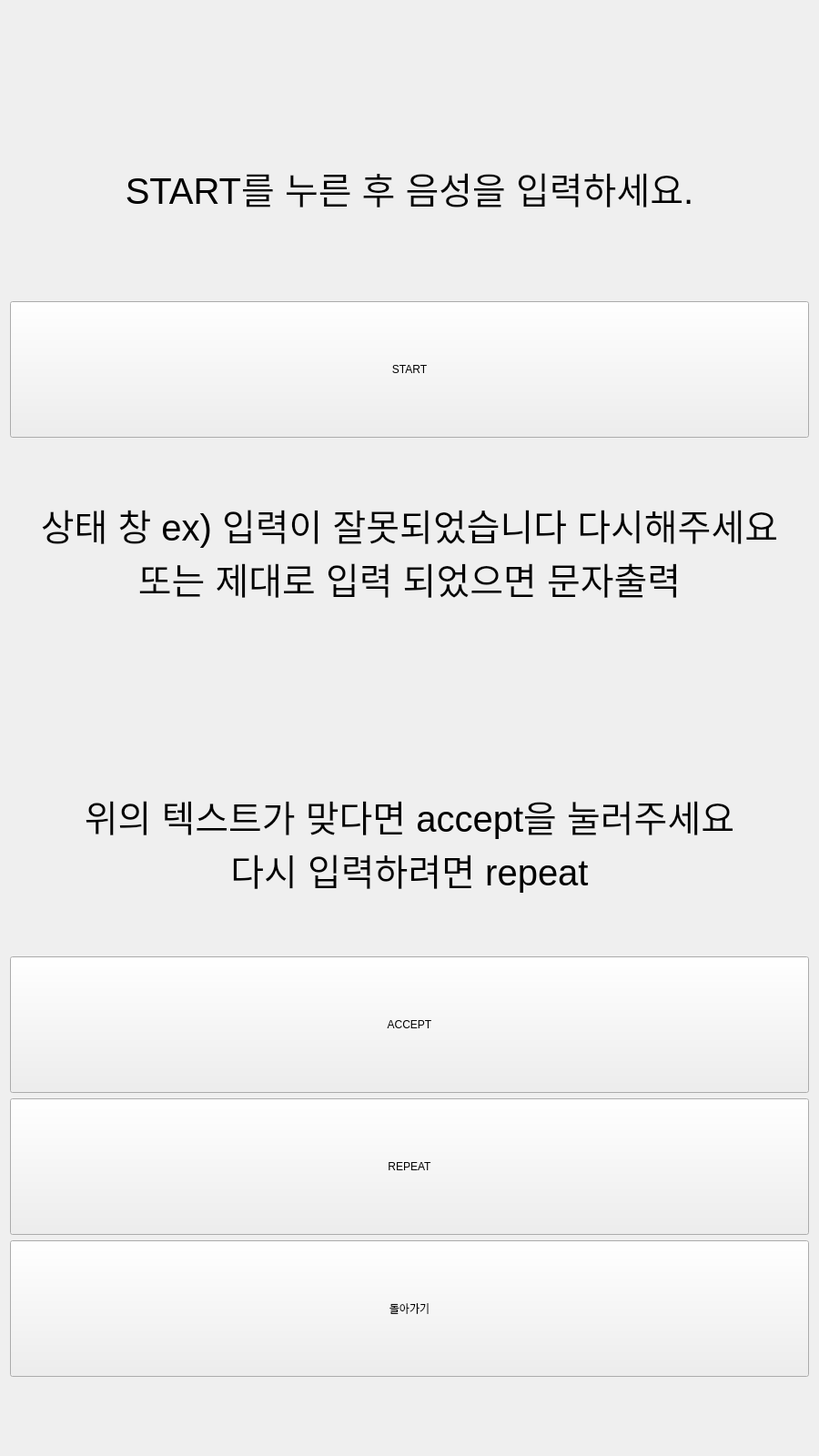
<?xml version="1.0" encoding="UTF-8"?>
<ui version="4.0">
 <class>Sixth_Window</class>
 <widget class="QWidget" name="Sixth_Window">
  <property name="geometry">
   <rect>
    <x>0</x>
    <y>0</y>
    <width>900</width>
    <height>1600</height>
   </rect>
  </property>
  <property name="minimumSize">
   <size>
    <width>900</width>
    <height>1600</height>
   </size>
  </property>
  <property name="maximumSize">
   <size>
    <width>900</width>
    <height>1600</height>
   </size>
  </property>
  <property name="windowTitle">
   <string>Form</string>
  </property>
  <layout class="QVBoxLayout" name="verticalLayout_2">
   <item>
    <layout class="QVBoxLayout" name="verticalLayout" stretch="0,1,1,1,0,1,1,1,1,1">
     <item>
      <widget class="QLabel" name="label_3">
       <property name="sizePolicy">
        <sizepolicy hsizetype="Minimum" vsizetype="Maximum">
         <horstretch>0</horstretch>
         <verstretch>0</verstretch>
        </sizepolicy>
       </property>
       <property name="minimumSize">
        <size>
         <width>0</width>
         <height>70</height>
        </size>
       </property>
       <property name="maximumSize">
        <size>
         <width>16777215</width>
         <height>70</height>
        </size>
       </property>
       <property name="text">
        <string/>
       </property>
       <property name="pixmap">
        <pixmap>backup/temp2/배경이미지.png</pixmap>
       </property>
       <property name="alignment">
        <set>Qt::AlignCenter</set>
       </property>
      </widget>
     </item>
     <item>
      <widget class="QLabel" name="label_4">
       <property name="font">
        <font>
         <pointsize>30</pointsize>
        </font>
       </property>
       <property name="text">
        <string>START를 누른 후 음성을 입력하세요.</string>
       </property>
       <property name="alignment">
        <set>Qt::AlignCenter</set>
       </property>
       <property name="wordWrap">
        <bool>true</bool>
       </property>
      </widget>
     </item>
     <item>
      <widget class="QPushButton" name="start">
       <property name="sizePolicy">
        <sizepolicy hsizetype="Preferred" vsizetype="Preferred">
         <horstretch>0</horstretch>
         <verstretch>0</verstretch>
        </sizepolicy>
       </property>
       <property name="maximumSize">
        <size>
         <width>16777215</width>
         <height>150</height>
        </size>
       </property>
       <property name="text">
        <string>START</string>
       </property>
      </widget>
     </item>
     <item>
      <widget class="QLabel" name="get_translate">
       <property name="font">
        <font>
         <pointsize>30</pointsize>
        </font>
       </property>
       <property name="text">
        <string>상태 창 ex) 입력이 잘못되었습니다 다시해주세요 또는 제대로 입력 되었으면 문자출력</string>
       </property>
       <property name="alignment">
        <set>Qt::AlignCenter</set>
       </property>
       <property name="wordWrap">
        <bool>true</bool>
       </property>
      </widget>
     </item>
     <item>
      <widget class="QLabel" name="label_2">
       <property name="minimumSize">
        <size>
         <width>0</width>
         <height>70</height>
        </size>
       </property>
       <property name="maximumSize">
        <size>
         <width>16777215</width>
         <height>70</height>
        </size>
       </property>
       <property name="text">
        <string/>
       </property>
       <property name="pixmap">
        <pixmap>backup/temp2/배경이미지.png</pixmap>
       </property>
       <property name="alignment">
        <set>Qt::AlignCenter</set>
       </property>
      </widget>
     </item>
     <item>
      <widget class="QLabel" name="label_5">
       <property name="font">
        <font>
         <pointsize>30</pointsize>
        </font>
       </property>
       <property name="text">
        <string>위의 텍스트가 맞다면 accept을 눌러주세요                           다시 입력하려면 repeat</string>
       </property>
       <property name="alignment">
        <set>Qt::AlignCenter</set>
       </property>
       <property name="wordWrap">
        <bool>true</bool>
       </property>
      </widget>
     </item>
     <item>
      <widget class="QPushButton" name="go_seventh">
       <property name="sizePolicy">
        <sizepolicy hsizetype="Preferred" vsizetype="Preferred">
         <horstretch>0</horstretch>
         <verstretch>0</verstretch>
        </sizepolicy>
       </property>
       <property name="maximumSize">
        <size>
         <width>16777215</width>
         <height>150</height>
        </size>
       </property>
       <property name="text">
        <string>ACCEPT</string>
       </property>
       <property name="iconSize">
        <size>
         <width>16</width>
         <height>16</height>
        </size>
       </property>
      </widget>
     </item>
     <item>
      <widget class="QPushButton" name="repeat">
       <property name="sizePolicy">
        <sizepolicy hsizetype="Preferred" vsizetype="Preferred">
         <horstretch>0</horstretch>
         <verstretch>0</verstretch>
        </sizepolicy>
       </property>
       <property name="maximumSize">
        <size>
         <width>16777215</width>
         <height>150</height>
        </size>
       </property>
       <property name="text">
        <string>REPEAT</string>
       </property>
      </widget>
     </item>
     <item>
      <widget class="QPushButton" name="back">
       <property name="sizePolicy">
        <sizepolicy hsizetype="Preferred" vsizetype="Preferred">
         <horstretch>0</horstretch>
         <verstretch>0</verstretch>
        </sizepolicy>
       </property>
       <property name="maximumSize">
        <size>
         <width>16777215</width>
         <height>150</height>
        </size>
       </property>
       <property name="text">
        <string>돌아가기</string>
       </property>
      </widget>
     </item>
     <item>
      <widget class="QLabel" name="label">
       <property name="sizePolicy">
        <sizepolicy hsizetype="Minimum" vsizetype="Minimum">
         <horstretch>0</horstretch>
         <verstretch>0</verstretch>
        </sizepolicy>
       </property>
       <property name="minimumSize">
        <size>
         <width>0</width>
         <height>70</height>
        </size>
       </property>
       <property name="maximumSize">
        <size>
         <width>16777215</width>
         <height>70</height>
        </size>
       </property>
       <property name="text">
        <string/>
       </property>
       <property name="pixmap">
        <pixmap>backup/temp2/배경이미지.png</pixmap>
       </property>
       <property name="alignment">
        <set>Qt::AlignCenter</set>
       </property>
      </widget>
     </item>
    </layout>
   </item>
  </layout>
 </widget>
 <resources/>
 <connections/>
</ui>
